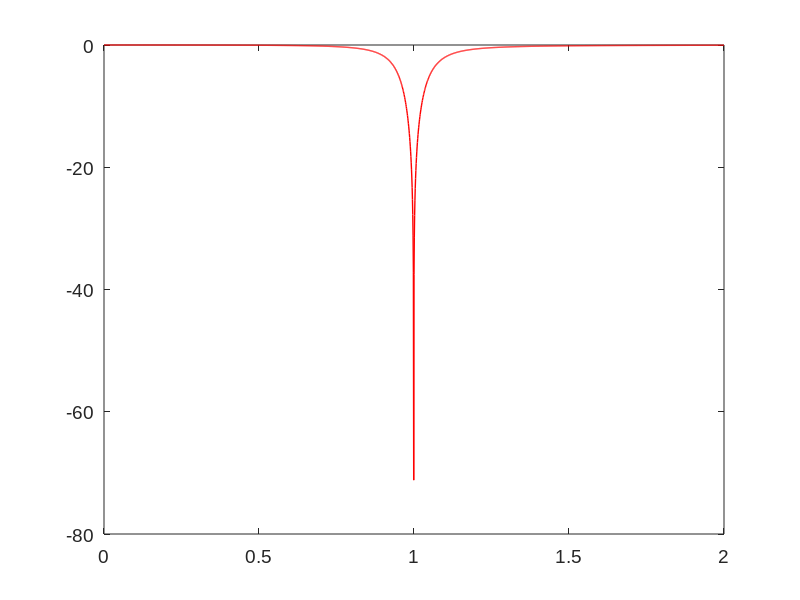

This chart was generated by the following MATLAB code: (Note: this script raises an error after producing the figure.)
R = 50.0;
C = 470.0e-12;
L = 54.0e-6;

w_LC = 1.0/(sqrt(L * C));
t = R * C;
w = [0.0:1.0e3:2.0e6] * 2.0 * pi;
k = sqrt(1-(w/w_LC).^2);
d = k.^4+(w * t).^2;

X = k.^4;
Y = k.^2.* w * t;
H = X./d - i * Y./d;

plot(w/2/pi/1e6, 20 * log10(abs(H)),'linewidtH', 1.0, 'color', 'red')

set(gca(), 'fontname', 'Arial', 'fontsize', 14)

Ylabel('Transfer')
Xlabel('Freq(MHz)')
